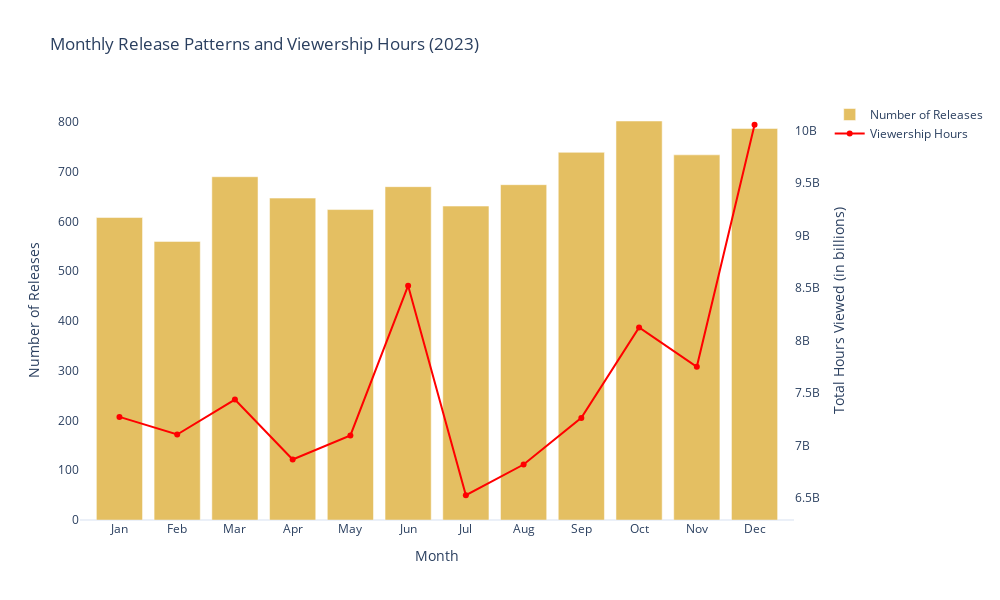

Source (notebook cell):
### Code cell
monthly_releases = netflix_data['Release Month'].value_counts().sort_index()

monthly_viewership = netflix_data.groupby('Release Month')['Hours Viewed'].sum()

fig = go.Figure()

fig.add_trace(
    go.Bar(
        x=monthly_releases.index,
        y=monthly_releases.values,
        name='Number of Releases',
        marker_color='goldenrod', 
        opacity=0.7,
        yaxis='y1'
    )
)

fig.add_trace(
    go.Scatter(
        x=monthly_viewership.index,
        y=monthly_viewership.values,
        name='Viewership Hours',
        mode='lines+markers',
        marker=dict(color='red'),
        line=dict(color='red'),
        yaxis='y2'
    )
)

fig.update_layout(
    title='Monthly Release Patterns and Viewership Hours (2023)',
    xaxis=dict(
        title='Month',
        tickmode='array',
        tickvals=list(range(1, 13)),
        ticktext=['Jan', 'Feb', 'Mar', 'Apr', 'May', 'Jun', 'Jul', 'Aug', 'Sep', 'Oct', 'Nov', 'Dec']
    ),
    yaxis=dict(
        title='Number of Releases',
        showgrid=False,
        side='left'
    ),
    yaxis2=dict(
        title='Total Hours Viewed (in billions)',
        overlaying='y',
        side='right',
        showgrid=False
    ),
    legend=dict(
        x=1.05,  
        y=1,
        orientation='v',
        xanchor='left'
    ),
    height=600,
    width=1000
)

fig.show()

### Figure 1 — Plotly figure (JSON) as saved in the notebook; plotly's stock layout.template omitted (floating-point values rounded to 4 significant figures)
{"data": [{"marker": {"color": "goldenrod"}, "name": "Number of Releases", "opacity": 0.7, "type": "bar", "x": [1, 2, 3, 4, 5, 6, 7, 8, 9, 10, 11, 12], "y": [608, 560, 690, 647, 624, 670, 631, 674, 739, 802, 734, 787], "yaxis": "y"}, {"line": {"color": "red"}, "marker": {"color": "red"}, "mode": "lines+markers", "name": "Viewership Hours", "type": "scatter", "x": [1, 2, 3, 4, 5, 6, 7, 8, 9, 10, 11, 12], "y": [7271600000, 7103700000, 7437100000, 6865700000, 7094600000, 8522000000, 6524800000, 6817800000, 7262200000, 8123200000, 7749500000, 10055800000], "yaxis": "y2"}], "layout": {"height": 600, "legend": {"orientation": "v", "x": 1.05, "xanchor": "left", "y": 1}, "title": {"text": "Monthly Release Patterns and Viewership Hours (2023)"}, "width": 1000, "xaxis": {"autorange": true, "range": [0.316, 12.68], "tickmode": "array", "ticktext": ["Jan", "Feb", "Mar", "Apr", "May", "Jun", "Jul", "Aug", "Sep", "Oct", "Nov", "Dec"], "tickvals": [1, 2, 3, 4, 5, 6, 7, 8, 9, 10, 11, 12], "title": {"text": "Month"}, "type": "linear"}, "yaxis": {"autorange": true, "range": [0, 844.2], "showgrid": false, "side": "left", "title": {"text": "Number of Releases"}, "type": "linear"}, "yaxis2": {"autorange": true, "overlaying": "y", "range": [6289000000.0, 10290000000.0], "showgrid": false, "side": "right", "title": {"text": "Total Hours Viewed (in billions)"}, "type": "linear"}}}
